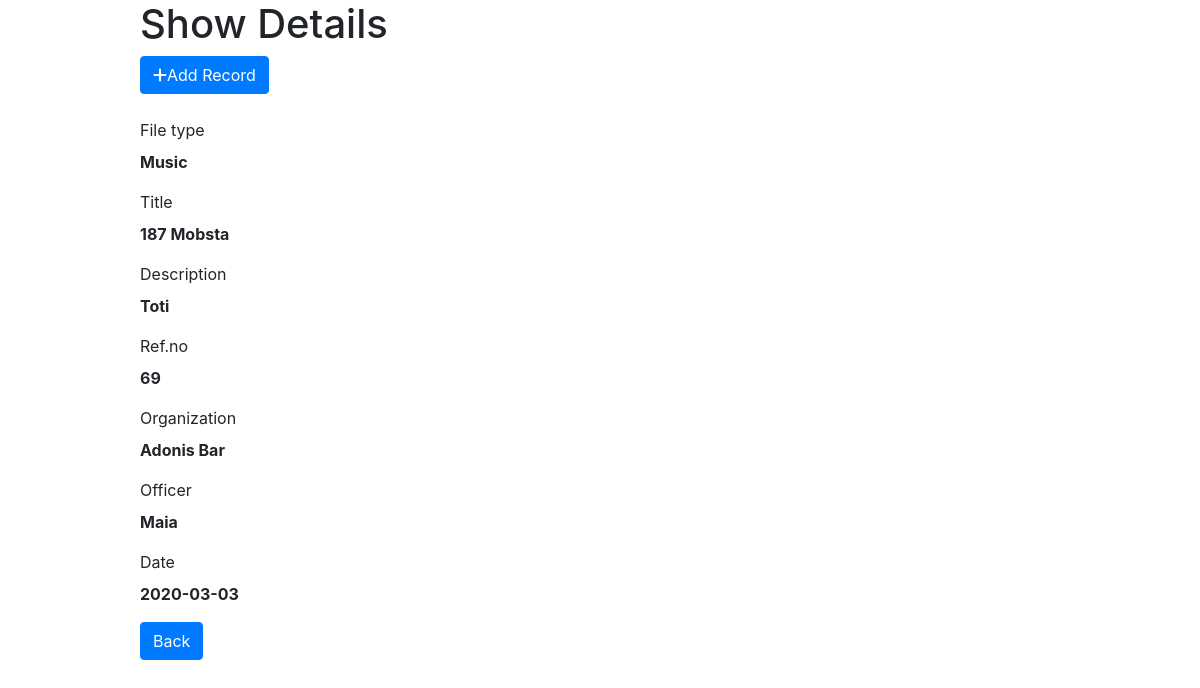
The app's page /show.php?id=5 (signed in) with its own data.
### tables this page shows
CREATE TABLE `students` (
  `id` bigint(20) NOT NULL,
  `file_type` varchar(100) NOT NULL,
  `title` text NOT NULL,
  `description` varchar(20) NOT NULL,
  `ref_no` int(11) NOT NULL,
  `org` varchar(30) NOT NULL,
  `officer` varchar(30) NOT NULL,
  `date` date DEFAULT NULL
);

### show.php (the view, shortened to what this page needs)
<?php
include_once("config.php")
?>
<?php
  $file_type = "";
  $title = "";
  $description = "";
  $ref_no = "";
  $org = "";
  $officer = "";
  $date = "";
  if(isset($_GET['id']) && !empty(trim($_GET['id'])))
  {
    $sql = "SELECT * FROM students WHERE id = ?";
    if($stmt = mysqli_prepare($link, $sql))
    {
      mysqli_stmt_bind_param($stmt, "i", $param_id);
     if(mysqli_stmt_execute($stmt))
      {
        $result = mysqli_stmt_get_result($stmt);
        if(mysqli_num_rows($result) == 1)
        {
          $row = mysqli_fetch_array($result, MYSQLI_ASSOC);
          $file_type = $row['file_type'];
          $title = $row['title'];
          $description = $row['description'];
          $ref_no = $row['ref_no'];
          $org = $row['org'];
          $officer = $row['officer'];
          $date = $row['date'];
        }
      }
      else
      {
        echo "Oops! Something went wrong. Please try again.";
      }
    }
  }
  else
  {
    header("location: error.php");
    exit();
  }
?>
<!doctype html>
<html lang="en">
  <head>
    <link href="css/bootstrap.min.css" rel="stylesheet">
    <link href="fontawesome/css/all.css" rel="stylesheet">
  </head>
  <body>
    <div class="container">
      <div class="row">
        <div class="col-md-10 offset-md-1">
            <h1>Show Details</h1>
            <a href="add.php" class="btn btn-primary float-end">
              <i class="fas fa-plus"></i>Add Record
            </a>
            <br><br>
            <div class="form-group">
              <label>File type</label>
              <p><b><?= $file_type ?></b></p>
            </div>
            <div class="form-group">
              <label>Title</label>
              <p><b><?= $title ?></b></p>
            </div>
            <div class="form-group">
              <label>Description</label>
              <p><b><?= $description ?></b></p>
            </div>
            <div class="form-group">
              <label>Ref.no</label>
              <p><b><?= $ref_no ?></b></p>
            </div>
            <div class="org">
              <label>Organization</label>
              <p><b><?= $org ?></b></p>
            </div>
            <div class="officer">
              <label>Officer</label>
              <p><b><?= $officer ?></b></p>
            </div>
            <div class="date">
              <label>Date</label>
              <p><b><?= $date ?></b></p>
            </div>
            <p><a href="index.php" class="btn btn-primary">Back</a></p>
        </div>
      </div>
    </div>
  </body>
</html>

### records on screen
students: file_type "Music", title "187 Mobsta", description "Toti", ref_no "69", org "Adonis Bar", officer "Maia", date "2020-03-03"
